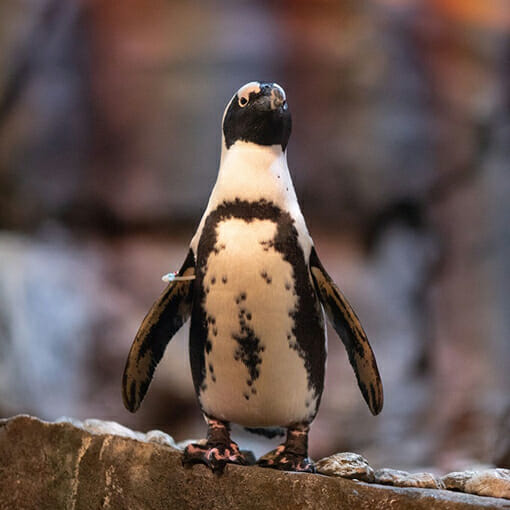
#> input picture images/adult_1.jpg, 510 x 510 px
$ python connected_components.py images/adult_1.jpg
#> lines starting #> are read from the running program, lines starting #| are printed output that depends on the picture; after the words box and inside, x2 and y2 are one past the last pixel; in counts of white or black regions, pixels touching at a corner belong together
### ufarray.py
# Array based union find data structure

# P: The array, which encodes the set membership of all the elements

class UFarray:
    def __init__(self):
        # Array which holds label -> set equivalences
        self.P = []

        # Name of the next label, when one is created
        self.label = 0

    def makeLabel(self):
        r = self.label
        self.label += 1
        self.P.append(r)
        return r

    # Makes all nodes "in the path of node i" point to root
    def setRoot(self, i, root):
        while self.P[i] < i:
            j = self.P[i]
            self.P[i] = root
            i = j
        self.P[i] = root

    # Finds the root node of the tree containing node i
    def findRoot(self, i):
        while self.P[i] < i:
            i = self.P[i]
        return i

    # Finds the root of the tree containing node i
    # Simultaneously compresses the tree
    def find(self, i):
        root = self.findRoot(i)
        self.setRoot(i, root)
        return root

    # Joins the two trees containing nodes i and j
    # Modified to be less agressive about compressing paths
    # because performance was suffering some from over-compression
    def union(self, i, j):
        if i != j:
            root = self.findRoot(i)
            rootj = self.findRoot(j)
            if root > rootj: root = rootj
            self.setRoot(j, root)
            self.setRoot(i, root)

    def flatten(self):
        for i in range(1, len(self.P)):
            self.P[i] = self.P[self.P[i]]

    # [8 lines left out: function flattenL, not called in this run]

### connected_components.py
#!/usr/local/bin/python3.7

#
# Implements 8-connectivity connected component labeling
#
# Algorithm obtained from "Optimizing Two-Pass Connected-Component Labeling
# by Kesheng Wu, Ekow Otoo, and Kenji Suzuki
#

from PIL import Image, ImageDraw

import sys
import math, random
from itertools import product
from ufarray import *

def run(img):
    data = img.load()
    width, height = img.size

    # Union find data structure
    uf = UFarray()

    #
    # First pass
    #

    # Dictionary of point:label pairs
    labels = {}

    for y, x in product(range(height), range(width)):

        #
        # Pixel names were chosen as shown:
        #
        #   -------------
        #   | a | b | c |
        #   -------------
        #   | d | e |   |
        #   -------------
        #   |   |   |   |
        #   -------------
        #
        # The current pixel is e
        # a, b, c, and d are its neighbors of interest
        #
        # 255 is white, 0 is black
        # White pixels part of the background, so they are ignored
        # If a pixel lies outside the bounds of the image, it default to white
        #

        # If the current pixel is white, it's obviously not a component...
        if data[x, y] == 255:
            pass

        # If pixel b is in the image and black:
        #    a, d, and c are its neighbors, so they are all part of the same component
        #    Therefore, there is no reason to check their labels
        #    so simply assign b's label to e
        elif y > 0 and data[x, y-1] == 0:
            labels[x, y] = labels[(x, y-1)]

        # If pixel c is in the image and black:
        #    b is its neighbor, but a and d are not
        #    Therefore, we must check a and d's labels
        elif x+1 < width and y > 0 and data[x+1, y-1] == 0:

            c = labels[(x+1, y-1)]
            labels[x, y] = c

            # If pixel a is in the image and black:
            #    Then a and c are connected through e
            #    Therefore, we must union their sets
            if x > 0 and data[x-1, y-1] == 0:
                a = labels[(x-1, y-1)]
                uf.union(c, a)

            # If pixel d is in the image and black:
            #    Then d and c are connected through e
            #    Therefore we must union their sets
            elif x > 0 and data[x-1, y] == 0:
                d = labels[(x-1, y)]
                uf.union(c, d)

        # If pixel a is in the image and black:
        #    We already know b and c are white
        #    d is a's neighbor, so they already have the same label
        #    So simply assign a's label to e
        elif x > 0 and y > 0 and data[x-1, y-1] == 0:
            labels[x, y] = labels[(x-1, y-1)]

        # If pixel d is in the image and black
        #    We already know a, b, and c are white
        #    so simpy assign d's label to e
        elif x > 0 and data[x-1, y] == 0:
            labels[x, y] = labels[(x-1, y)]

        # All the neighboring pixels are white,
        # Therefore the current pixel is a new component
        else:
            labels[x, y] = uf.makeLabel()

    #
    # Second pass
    #

    uf.flatten()

    colors = {}

    # Image to display the components in a nice, colorful way
    output_img = Image.new("RGB", (width, height))
    outdata = output_img.load()

    for (x, y) in labels:

        # Name of the component the current point belongs to
        component = uf.find(labels[(x, y)])

        # Update the labels with correct information
        labels[(x, y)] = component

        # Associate a random color with this component
        if component not in colors:
            colors[component] = (random.randint(0,255), random.randint(0,255),random.randint(0,255))

        # Colorize the image
        outdata[x, y] = colors[component]

    return (labels, output_img)

def main():
    # Open the image
    img = Image.open(sys.argv[1])
#> img is the input picture: PIL image 510x510 RGB; mean R, G, B 101.8, 85, 80.6

    # Threshold the image, this implementation is designed to process b+w
    # images only
    img = img.point(lambda p: p > 190 and 255)
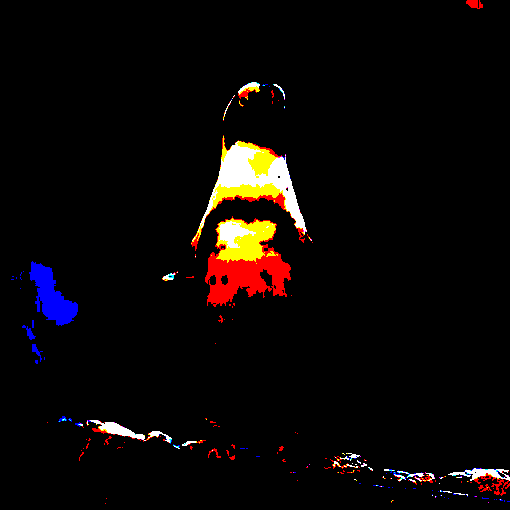
#> img: PIL image 510x510 RGB; mean R, G, B 11.7, 7.4, 6.3
    img = img.convert('1')
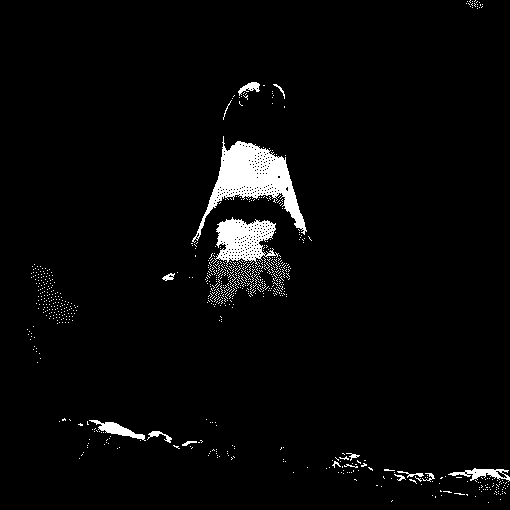
#> img: PIL image 510x510 1; 3.3% white; 744 white regions (728 under 20 px), largest, box (x1, y1, x2, y2) and area: (192, 136, 307, 243) 3946, (213, 217, 279, 267) 1836, (89, 420, 146, 441) 393

    # labels is a dictionary of the connected component data in the form:
    #     (x_coordinate, y_coordinate) : component_id
    #
    # if you plan on processing the component data, this is probably what you
    # will want to use
    #
    # output_image is just a frivolous way to visualize the components.
    (labels, output_img) = run(img)
#> after the loop in run, `for y, x in product(range(height), range(width)):`: labels = 251469 items
#> in run, `output_img = Image.new("RGB", (width, height))`: output_img: PIL image 510x510 RGB; every value is 0
#> after the loop in run, `for (x, y) in labels:`: colors = 254 items
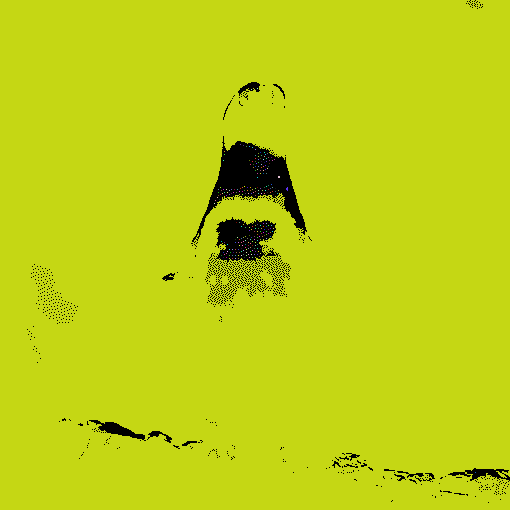
#> output_img: PIL image 510x510 RGB; mean R, G, B 190.4, 207.8, 19.4
#> labels = 251469 items

    output_img.show()

if __name__ == "__main__": main()

$ run again, on images/adult_2.jpg
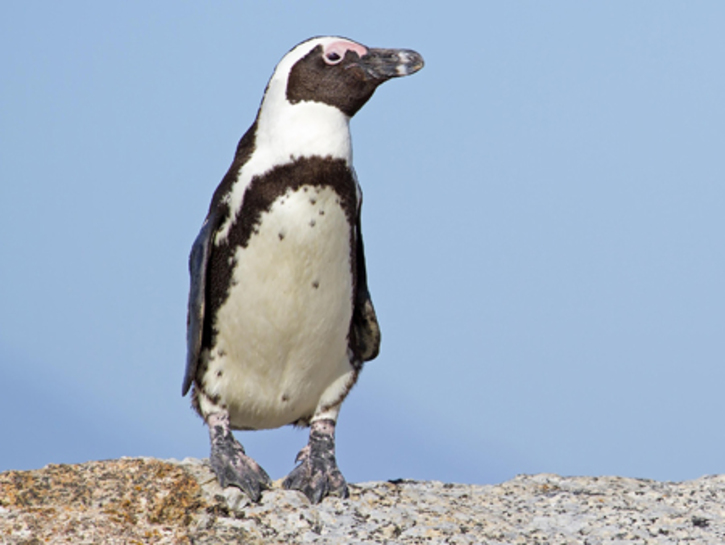
#> input picture images/adult_2.jpg, 725 x 545 px
#> in main, img is the input picture: PIL image 725x545 RGB; mean R, G, B 158.9, 176, 195.5
#> in main, `img = img.convert('1')`:
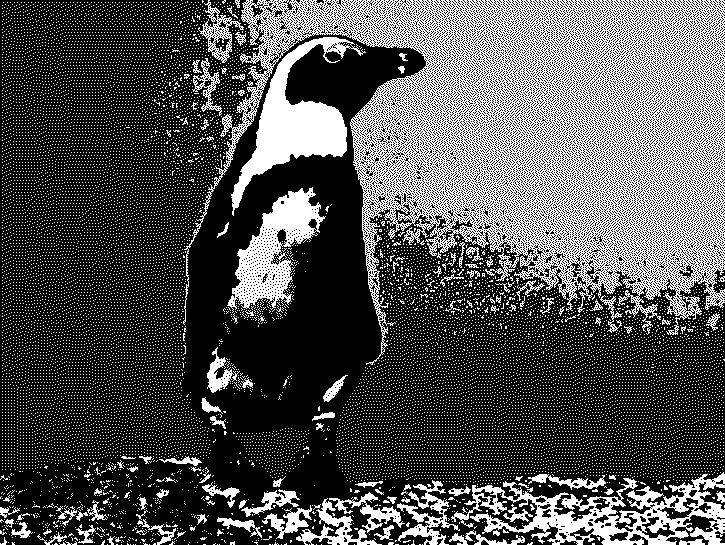
#> img: PIL image 725x545 1; 31.9% white in thin lines or dots
#> after the loop in run, `for y, x in product(range(height), range(width)):`: labels = 269070 items
#> the loop in run, `for (x, y) in labels:` made 269070 passes
#> component on passes 1 to 3: 0, 0, 0
#> after the loop in run, `for (x, y) in labels:`: colors = 7430 items
#> in main, `(labels, output_img) = run(img)`:
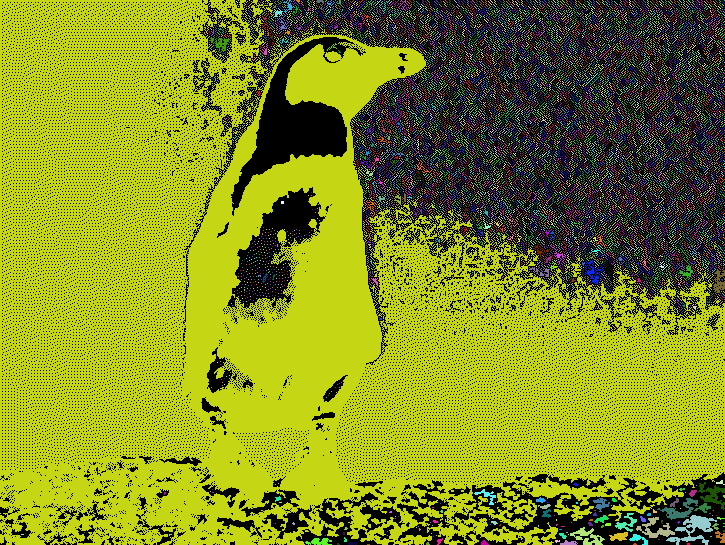
#> output_img: PIL image 725x545 RGB; mean R, G, B 127.9, 139.2, 22.7
#> in main, `(labels, output_img) = run(img)`: labels = 269070 items

$ run again, on images/adult_3.jpg
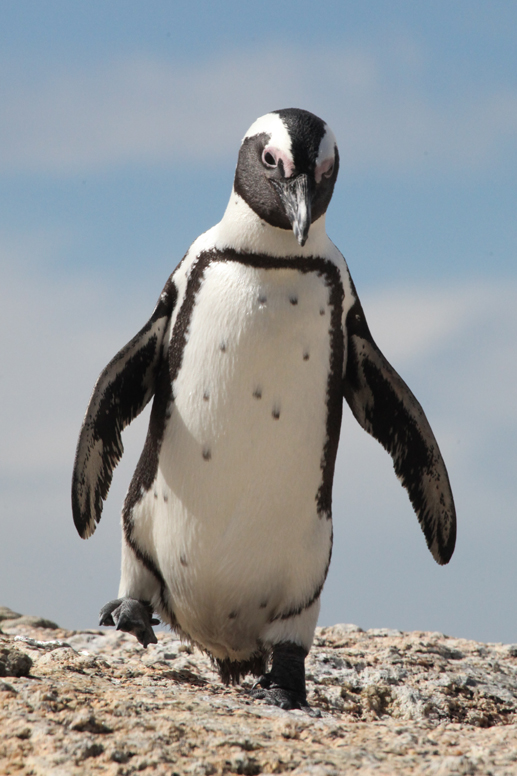
#> input picture images/adult_3.jpg, 517 x 776 px
#> in main, img is the input picture: PIL image 517x776 RGB; mean R, G, B 145.5, 149.1, 150.9
#> in main, `img = img.convert('1')`:
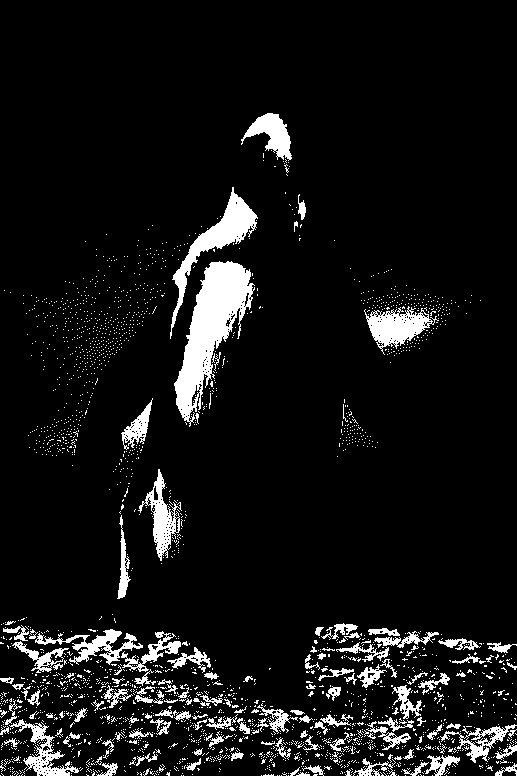
#> img: PIL image 517x776 1; 8% white; 2464 white regions (2329 under 20 px), largest, box (x1, y1, x2, y2) and area: (174, 261, 255, 427) 5575, (170, 187, 258, 339) 2436, (364, 306, 439, 355) 1624
#> after the loop in run, `for y, x in product(range(height), range(width)):`: labels = 369015 items
#> after the loop in run, `for (x, y) in labels:`: colors = 300 items
#> in main, `(labels, output_img) = run(img)`:
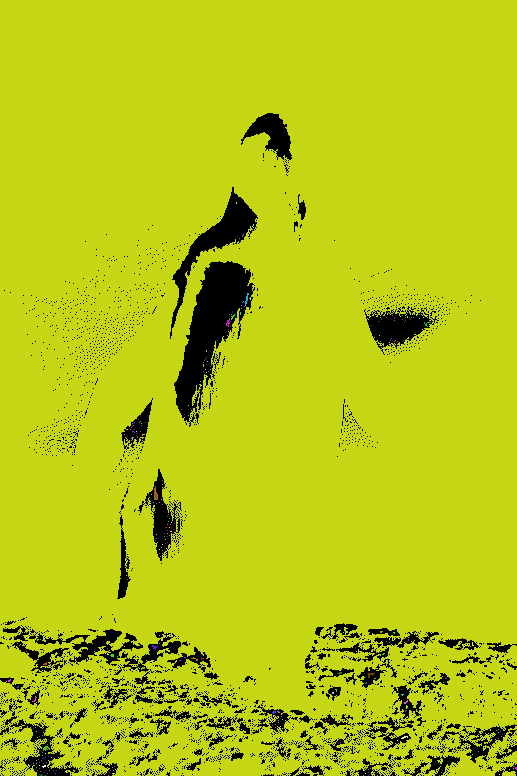
#> output_img: PIL image 517x776 RGB; mean R, G, B 181.1, 197.6, 18.6
#> in main, `(labels, output_img) = run(img)`: labels = 369015 items
